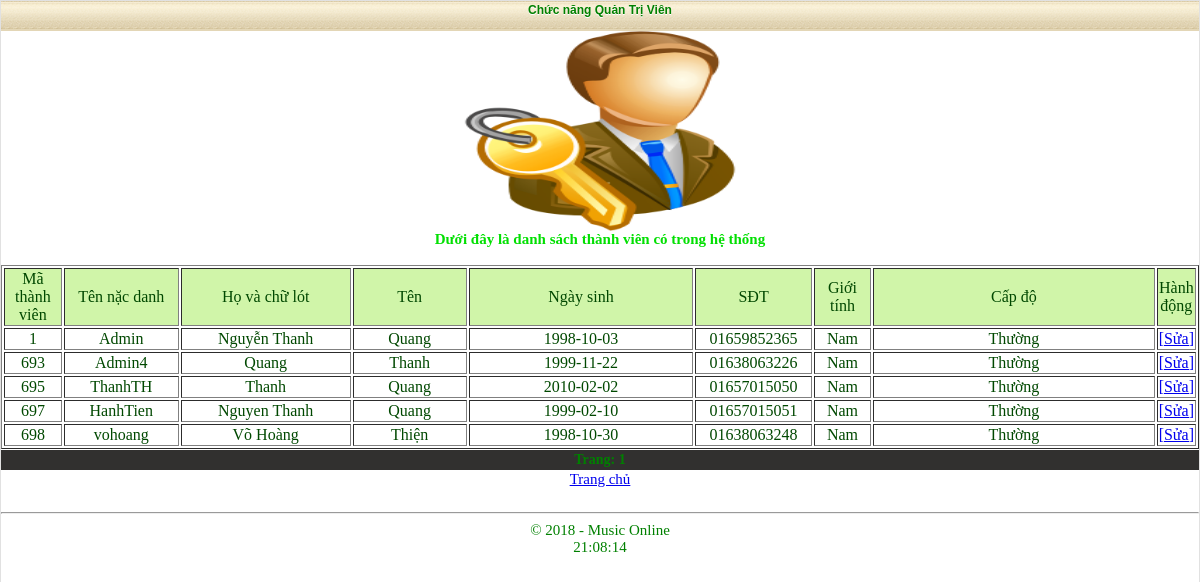
Page /choosing.php?mod=ds_tv (signed in) on the committed database.
### tables this page shows
CREATE TABLE `users` (
  `id` int(11) NOT NULL,
  `usr` varchar(25) NOT NULL,
  `pass` varchar(255) NOT NULL,
  `data_reg` varchar(255) NOT NULL,
  `holot` varchar(50) NOT NULL,
  `ten` varchar(20) NOT NULL,
  `ngaysinh` date NOT NULL,
  `SDT` varchar(11) NOT NULL,
  `gioitinh` varchar(3) NOT NULL,
  `capdo` varchar(20) NOT NULL
);

### system/include/settings.inc (called while the page is built, shortened)
<?php
if (isset ($_SESSION['log']) && isset ($_SESSION['pass'])) {
    $log = $_SESSION['log'];
    $pas = $_SESSION['pass'];
}
elseif (isset ($_COOKIE['log']) && isset ($_COOKIE['pas'])) {
    $log = base64_decode($_COOKIE['log']);
    $_SESSION['log'] = $log;
    $pas = $_COOKIE['pas'];
    $_SESSION['pass'] = $pas;
}
$req = mysql_query("SELECT * FROM `users` WHERE `usr` = '$log' and `pass`='$pas' LIMIT 1");
$avto = mysql_num_rows($req);
if ($avto == 1)
    $thonline = 1;
?>

### choosing.php (the view, shortened to what this page needs)
<?php
include('system/include/settings.inc');
include('system/include/head.inc');
echo '<div class="title"><center>Chức năng Quản Trị Viên</center></div><div>';
if($thonline == 1)
{
    echo '<center><img src="qtv.png" width="30%" height="25%"></center>';
switch($_GET[mod])
{
case 'ds_tv':
    echo '<center><b><font color="#01DF01">Dưới đây là danh sách thành viên có trong hệ thống</font></b></center>';
    echo '<div style="overflow-x:auto;">';
    echo '<br><table border="1">
    <tbody>
    <tr>
    <td align="center" bgcolor="#D0F5A9" width="5%"><font color="#004800">Mã thành viên</font></td>
    <td align="center" bgcolor="#D0F5A9" width="10%"><font color="#004800">Tên nặc danh</font></td>
    <td align="center" bgcolor="#D0F5A9" width="15%"><font color="#004800">Họ và chữ lót</font></td>
    <td align="center" bgcolor="#D0F5A9" width="10%"><font color="#004800">Tên</font></td>
    <td align="center" bgcolor="#D0F5A9" width="20%"><font color="#004800">Ngày sinh</font></td>
    <td align="center" bgcolor="#D0F5A9" width="10%"><font color="#004800">SĐT</font></td>
    <td align="center" bgcolor="#D0F5A9" width="5%"><font color="#004800">Giới tính</font></td>
    <td align="center" bgcolor="#D0F5A9" width="25%"><font color="#004800">Cấp độ</font></td>
    <td align="center" bgcolor="#D0F5A9"><font color="#004800">Hành động</font></td></tr>';
$at_page=10;
$page = (int)$_GET['page'];
$s=mysql_result(mysql_query("SELECT COUNT(`id`) FROM `users`"),0);
$page = (int)$page;
if(empty($page) or $page < 0) $page = 1;
$from = $page * $at_page - $at_page;
$req = mysql_query("SELECT * FROM `users` ORDER BY `id` ASC LIMIT ".$from.",".$at_page."");
$avto=mysql_num_rows($req);
if($avto>=1){
While($mag = mysql_fetch_array($req)){
 echo '<tr>
         <td align="center" width="5%"><font color="#004800">'.$mag[id].'</font></td>
         <td align="center" width="10%"><font color="#004800">'.$mag[usr].'</font></td>
         <td align="center" width="15%"><font color="#004800">'.$mag[holot].'</font></td>
         <td align="center" width="10%"><font color="#004800">'.$mag[ten].'</font></td>
         <td align="center" width="20%"><font color="#004800">'.$mag[ngaysinh].'</font></td>
         <td align="center" width="10%"><font color="#004800">'.$mag[SDT].'</font></td>
         <td align="center" width="5%"><font color="#004800">'.$mag[gioitinh].'</font></td>
         <td align="center" width="15%"><font color="#004800">'.$mag[capdo].'</font></td>
         <td align="center" width="10%"><font color="red"><a href="choosing.php?mod=sua_tv&&maso='.$mag[id].'">[Sửa]</a></font></td></tr>';
}
echo '</tbody></table></div>';
}else{
echo'<b>Không có thành viên nào trong danh sách.</b><br/>';}
echo '<div class="trang">';
echo'<b>';
if($s > 1)
{
if($s > $onpage) echo 'Trang: '.$go1.''.$page2left.$page1left.'<b>'.$page.'</b>'.$page1right.$page2right.''.$outpage.'<br/>';
}
echo'</b>';
echo'</div>';
break;
}
echo '<a href="?"><center>Trang chủ</center></a><br>';
}else{
header ('Location: index.php');
}
echo '<hr>';
include('system/include/end.inc');
?>

### system/themes/style2.css (style rules this page uses)
.trang { text-align: center; padding: 2px; background-color: #31302F; margin-top: 1px; margin-bottom: 1px; font-weight: bold; font-size: 14px; }
.title { font-size:12px; font-family:Geneva, Arial, Helvetica, sans-serif; background:#E3D6B6 url(razdel.png) repeat-x; padding-right: 0px; padding-left: 0px; height: 28px; font-weight: bold; text-align: left; text-shadow: #fff 0px 1px 0px; padding-top: 2px; }

### rows in the picture
users: id "1", usr "Admin", holot "Nguyễn Thanh", ten "Quang", ngaysinh "1998-10-03", SDT "01659852365", gioitinh "Nam", capdo "Thường"
users: id "693", usr "Admin4", holot "Quang", ten "Thanh", ngaysinh "1999-11-22", SDT "01638063226", gioitinh "Nam", capdo "Thường"
users: id "695", usr "ThanhTH", holot "Thanh", ten "Quang", ngaysinh "2010-02-02", SDT "01657015050", gioitinh "Nam", capdo "Thường"
users: id "697", usr "HanhTien", holot "Nguyen Thanh", ten "Quang", ngaysinh "1999-02-10", SDT "01657015051", gioitinh "Nam", capdo "Thường"
users: id "698", usr "vohoang", holot "Võ Hoàng", ten "Thiện", ngaysinh "1998-10-30", SDT "01638063248", gioitinh "Nam", capdo "Thường"

### other values in the picture
$page "1"
